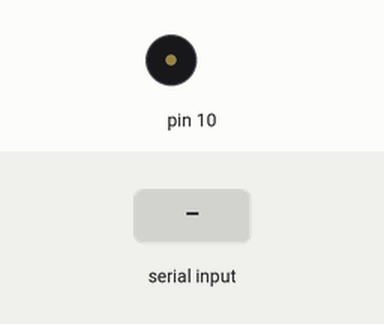
The sketch below on a simulated Arduino Uno, built with avr-gcc and run on an emulated ATmega328P. Shown: buzzer (waves = sounding). The test bench sets the inputs (shaded band).

Above: at 1.2 s.
1.3 s: byte 30 received over Serial
At 1.35 s:
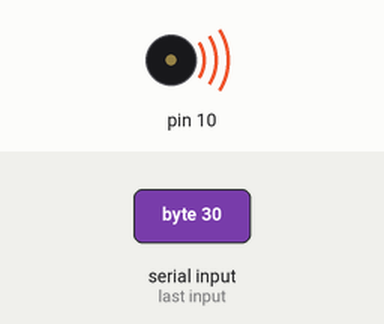
Timing chart, 0 to 4.3 s (numbered marks = the images above; inputs shaded):
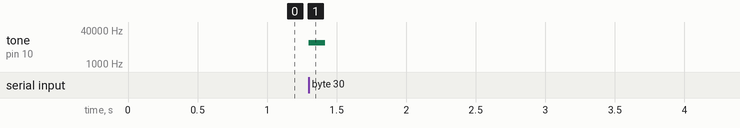

The sketch:

rewardTone.ino
```cpp
// notes to play, corresponding to the 3 sensors:

int input = 0;
float sec = 0;
unsigned long ms = 0;

void setup() {
Serial.begin(9600);
}

void loop() {

if (Serial.available() > 0) {
  input = Serial.read();
  sec = (float) input / 255;
  ms = sec * 1000;
  ms = (unsigned long) ms;
  tone(10, 10000, ms);
}

}
```

Measured:
- after the input at 1.3 s, tone on pin 10: silent → 10000 Hz at once, → silent 0.12 s later
